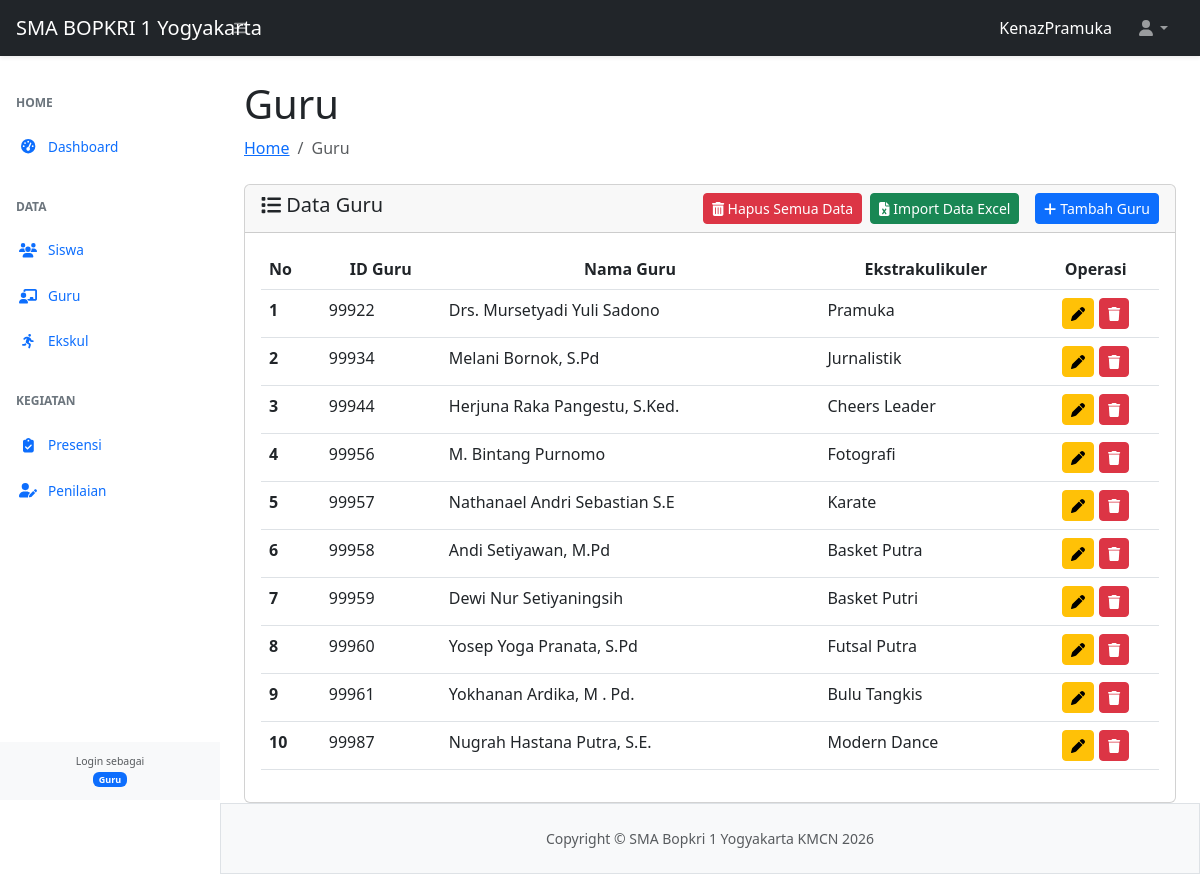
/Bosa/guru/guru.php (signed in), run on the app's committed database.
### tables this page shows
CREATE TABLE `tbl_guru` (
  `id` int(11) NOT NULL,
  `nama` varchar(100) NOT NULL,
  `id_user` int(11) DEFAULT NULL,
  `ekstrakulikuler` varchar(100) NOT NULL,
  `id_ekskul` int(11) DEFAULT NULL
);

### Bosa/config.php (called while the page is built, shortened)
<?php
$main_url = "http://localhost/bosa/";
?>

### Bosa/guru/guru.php (the view, shortened to what this page needs)
<?php
require_once "../config.php";
require_once "../template/header.php";
require_once "../template/navbar.php";
require_once "../template/sidebar.php";
?>
<div id="layoutSidenav_content">
  <main>
    <div class="container-fluid px-4">
      <h1 class="mt-4">Guru</h1>
      <ol class="breadcrumb mb-4">
        <li class="breadcrumb-item"><a href="../index.php">Home</a></li>
        <li class="breadcrumb-item active">Guru</li>
      </ol>
      <div class="card">
        <div class="card-header">
          <span class="h5 my-2"><i class="fa-solid fa-list"></i> Data Guru </span>
          <a href="<?= $main_url ?>guru/add-guru.php" class="btn btn-sm btn-primary float-end ms-2">
            <i class="fa-solid fa-plus"></i> Tambah Guru </a>
          <a href="<?= $main_url ?>guru/import-guru.php" class="btn btn-sm btn-success float-end me-2">
            <i class="fa-solid fa-file-excel"></i> Import Data Excel </a>
          <a href="hapus-semua-guru.php?confirm=true" class="btn btn-sm btn-danger float-end me-2" onclick="return confirm('Apakah Anda yakin ingin MENGHAPUS SEMUA DATA GURU?')">
            <i class="fa-solid fa-trash-can"></i> Hapus Semua Data </a>
        </div>
        <div class="card-body">
          <table class="table table-hover" id="datatablesSimple">
            <thead>
              <tr>
                <th scope="col">No</th>
                <th scope="col"><center>ID Guru</center></th>
                <th scope="col"><center>Nama Guru</center></th>
                <th scope="col"><center>Ekstrakulikuler</center></th>
                <th scope="col"><center>Operasi</center></th>
              </tr>
            </thead>
            <tbody>
            <?php
            $no = 1;
            $queryGuru = mysqli_query($koneksi, "SELECT * FROM tbl_guru");
            while ($data = mysqli_fetch_array($queryGuru)) { ?>
              <tr>
                <th scope="row"><?= $no++ ?></th>
                <td><?= $data['id']; ?></td>
                <td><?= $data['nama']; ?></td>
                <td><?= $data['ekstrakulikuler']; ?></td>
                <td align="center">
                  <a href="edit-guru.php?id=<?= $data['id'] ?>" class="btn btn-sm btn-warning"><i class="fa-solid fa-pen"></i></a>
                  <a href="hapus-guru.php?id=<?= $data['id'] ?>" class="btn btn-sm btn-danger" onclick="return confirm('Hapus data ini?')"><i class="fa-solid fa-trash"></i></a>
                </td>
              </tr>
            <?php } ?>
            </tbody>
          </table>
        </div>
      </div>
    </div>
  </main>
<?php require_once "../template/footer.php"; ?>

### Bosa/template/sidebar.php (style rules this page uses)
#layoutSidenav_content { margin-left: 220px; padding-top: 56px; min-height: 100vh; transition: margin-left 0.3s ease; }

### data on the page
tbl_guru: id "99922", nama "Drs. Mursetyadi Yuli Sadono", ekstrakulikuler "Pramuka"
tbl_guru: id "99934", nama "Melani Bornok, S.Pd", ekstrakulikuler "Jurnalistik"
tbl_guru: id "99944", nama "Herjuna Raka Pangestu, S.Ked.", ekstrakulikuler "Cheers Leader"
tbl_guru: id "99956", nama "M. Bintang Purnomo", ekstrakulikuler "Fotografi"
tbl_guru: id "99957", nama "Nathanael Andri Sebastian S.E", ekstrakulikuler "Karate"
tbl_guru: id "99958", nama "Andi Setiyawan, M.Pd", ekstrakulikuler "Basket Putra"
tbl_guru: id "99959", nama "Dewi Nur Setiyaningsih", ekstrakulikuler "Basket Putri"
tbl_guru: id "99960", nama "Yosep Yoga Pranata, S.Pd", ekstrakulikuler "Futsal Putra"
tbl_guru: id "99961", nama "Yokhanan Ardika, M . Pd.", ekstrakulikuler "Bulu Tangkis"
tbl_guru: id "99987", nama "Nugrah Hastana Putra, S.E.", ekstrakulikuler "Modern Dance"

### other printed values
$_SESSION["ssUser"] "KenazPramuka"
$_SESSION["jabatan"] "Guru"
